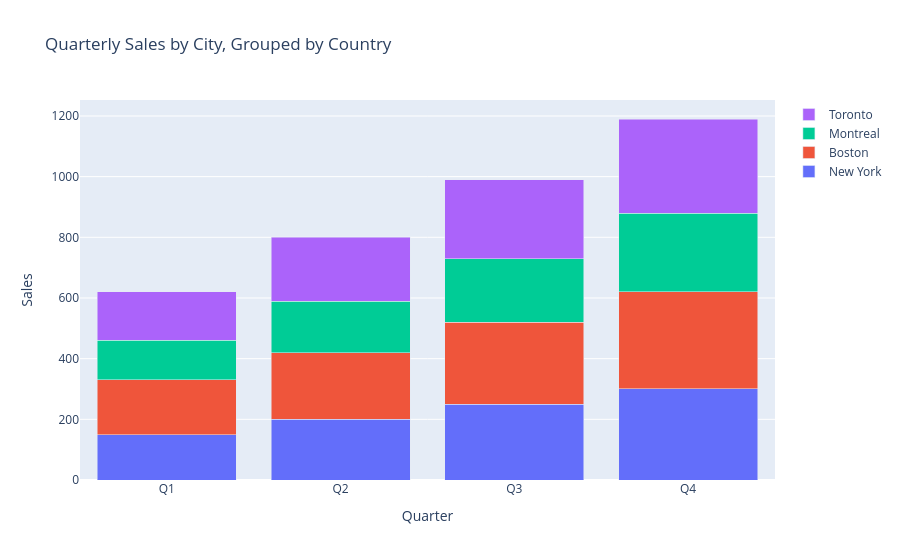

The notebook cell saved with this chart:
### Code cell
import plotly.graph_objects as go

data = [
    go.Bar(
        x=['Q1', 'Q2', 'Q3', 'Q4'],
        y=[150, 200, 250, 300],
        name='New York',
        offsetgroup="USA"
    ),
    go.Bar(
        x=['Q1', 'Q2', 'Q3', 'Q4'],
        y=[180, 220, 270, 320],
        name='Boston',
        offsetgroup="USA"
    ),
    go.Bar(
        x=['Q1', 'Q2', 'Q3', 'Q4'],
        y=[130, 170, 210, 260],
        name='Montreal',
        offsetgroup="Canada"
    ),
    go.Bar(
        x=['Q1', 'Q2', 'Q3', 'Q4'],
        y=[160, 210, 260, 310],
        name='Toronto',
        offsetgroup="Canada"
    )
]

layout = go.Layout(
    title={
        'text': 'Quarterly Sales by City, Grouped by Country'
    },
    xaxis={
        'title': {
            'text': 'Quarter'
        }
    },
    yaxis={
        'title': {
            'text': 'Sales'
        }
    },
    barmode='stack'
)

fig = go.Figure(data=data, layout=layout)

fig.show()

### Figure 1 — Plotly figure (JSON) as saved in the notebook; plotly's stock layout.template omitted (floating-point values rounded to 4 significant figures)
{"data": [{"name": "New York", "offsetgroup": "USA", "type": "bar", "x": ["Q1", "Q2", "Q3", "Q4"], "y": [150, 200, 250, 300]}, {"name": "Boston", "offsetgroup": "USA", "type": "bar", "x": ["Q1", "Q2", "Q3", "Q4"], "y": [180, 220, 270, 320]}, {"name": "Montreal", "offsetgroup": "Canada", "type": "bar", "x": ["Q1", "Q2", "Q3", "Q4"], "y": [130, 170, 210, 260]}, {"name": "Toronto", "offsetgroup": "Canada", "type": "bar", "x": ["Q1", "Q2", "Q3", "Q4"], "y": [160, 210, 260, 310]}], "layout": {"barmode": "stack", "title": {"text": "Quarterly Sales by City, Grouped by Country"}, "xaxis": {"title": {"text": "Quarter"}}, "yaxis": {"title": {"text": "Sales"}}}}
